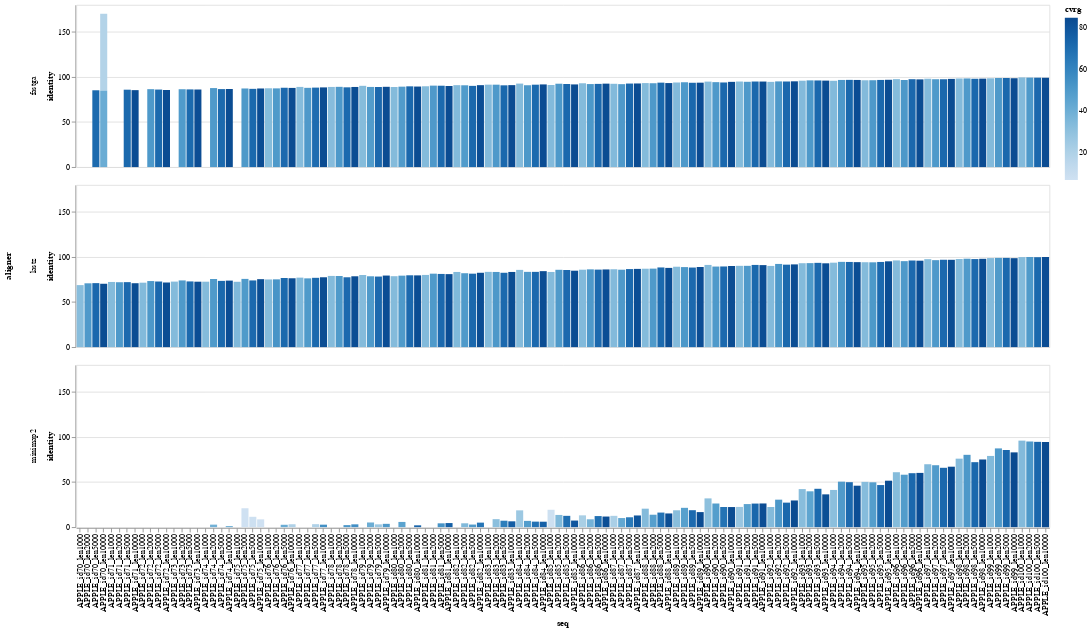

Notebook code for this chart:
### Code cell
import altair as alt

alt.Chart(data).mark_bar().encode(
    x=alt.X('seq:O', sort = sorted_apple),
    y=alt.Y('identity:Q'),
    color='cvrg:Q',
    row='aligner:N'
).properties(
    width=1200,  # Set width of the chart
    height=200  # Set height of the chart
)

### Figure 1 — Vega-Lite specification as saved in the notebook (floating-point values rounded to 4 significant figures; data arrays with more than 128 entries replaced by an {"elided": "..."} marker saying what was removed)
{"config": {"view": {"continuousWidth": 300, "continuousHeight": 300}}, "data": {"name": "data-1c55a49ece411d5bedcc346ab1b20dd0"}, "mark": {"type": "bar"}, "encoding": {"color": {"field": "cvrg", "type": "quantitative"}, "row": {"field": "aligner", "type": "nominal"}, "x": {"field": "seq", "sort": ["APPLE_id70_len1000", "APPLE_id70_len2000", "APPLE_id70_len5000", "APPLE_id70_len10000", "APPLE_id71_len1000", "APPLE_id71_len2000", "APPLE_id71_len5000", "APPLE_id71_len10000", "APPLE_id72_len1000", "APPLE_id72_len2000", "APPLE_id72_len5000", "APPLE_id72_len10000", "APPLE_id73_len1000", "APPLE_id73_len2000", "APPLE_id73_len5000", "APPLE_id73_len10000", "APPLE_id74_len1000", "APPLE_id74_len2000", "APPLE_id74_len5000", "APPLE_id74_len10000", "APPLE_id75_len1000", "APPLE_id75_len2000", "APPLE_id75_len5000", "APPLE_id75_len10000", "APPLE_id76_len1000", "APPLE_id76_len2000", "APPLE_id76_len5000", "APPLE_id76_len10000", "APPLE_id77_len1000", "APPLE_id77_len2000", "APPLE_id77_len5000", "APPLE_id77_len10000", "APPLE_id78_len1000", "APPLE_id78_len2000", "APPLE_id78_len5000", "APPLE_id78_len10000", "APPLE_id79_len1000", "APPLE_id79_len2000", "APPLE_id79_len5000", "APPLE_id79_len10000", "APPLE_id80_len1000", "APPLE_id80_len2000", "APPLE_id80_len5000", "APPLE_id80_len10000", "APPLE_id81_len1000", "APPLE_id81_len2000", "APPLE_id81_len5000", "APPLE_id81_len10000", "APPLE_id82_len1000", "APPLE_id82_len2000", "APPLE_id82_len5000", "APPLE_id82_len10000", "APPLE_id83_len1000", "APPLE_id83_len2000", "APPLE_id83_len5000", "APPLE_id83_len10000", "APPLE_id84_len1000", "APPLE_id84_len2000", "APPLE_id84_len5000", "APPLE_id84_len10000", "APPLE_id85_len1000", "APPLE_id85_len2000", "APPLE_id85_len5000", "APPLE_id85_len10000", "APPLE_id86_len1000", "APPLE_id86_len2000", "APPLE_id86_len5000", "APPLE_id86_len10000", "APPLE_id87_len1000", "APPLE_id87_len2000", "APPLE_id87_len5000", "APPLE_id87_len10000", "APPLE_id88_len1000", "APPLE_id88_len2000", "APPLE_id88_len5000", "APPLE_id88_len10000", "APPLE_id89_len1000", "APPLE_id89_len2000", "APPLE_id89_len5000", "APPLE_id89_len10000", "APPLE_id90_len1000", "APPLE_id90_len2000", "APPLE_id90_len5000", "APPLE_id90_len10000", "APPLE_id91_len1000", "APPLE_id91_len2000", "APPLE_id91_len5000", "APPLE_id91_len10000", "APPLE_id92_len1000", "APPLE_id92_len2000", "APPLE_id92_len5000", "APPLE_id92_len10000", "APPLE_id93_len1000", "APPLE_id93_len2000", "APPLE_id93_len5000", "APPLE_id93_len10000", "APPLE_id94_len1000", "APPLE_id94_len2000", "APPLE_id94_len5000", "APPLE_id94_len10000", "APPLE_id95_len1000", "APPLE_id95_len2000", "APPLE_id95_len5000", "APPLE_id95_len10000", "APPLE_id96_len1000", "APPLE_id96_len2000", "APPLE_id96_len5000", "APPLE_id96_len10000", "APPLE_id97_len1000", "APPLE_id97_len2000", "APPLE_id97_len5000", "APPLE_id97_len10000", "APPLE_id98_len1000", "APPLE_id98_len2000", "APPLE_id98_len5000", "APPLE_id98_len10000", "APPLE_id99_len1000", "APPLE_id99_len2000", "APPLE_id99_len5000", "APPLE_id99_len10000", "APPLE_id100_len1000", "APPLE_id100_len2000", "APPLE_id100_len5000", "APPLE_id100_len10000"], "type": "ordinal"}, "y": {"field": "identity", "type": "quantitative"}}, "height": 200, "width": 1200, "$schema": "https://vega.github.io/schema/vega-lite/v5.16.3.json", "datasets": {"data-1c55a49ece411d5bedcc346ab1b20dd0": {"elided": "373 records"}}}
